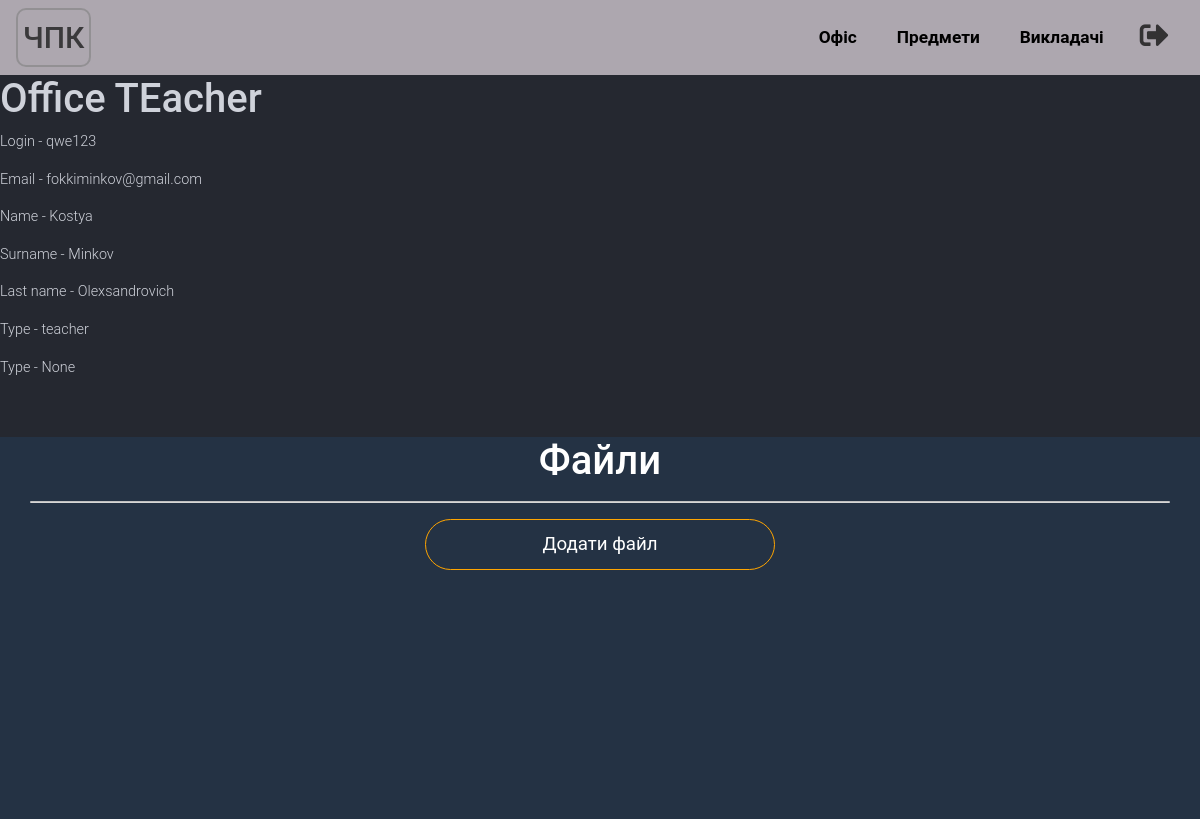
Page /office/ (signed in) on the committed database.
### authorization/models.py (models this page shows, shortened)
class Profile(models.Model):
    user = models.OneToOneField(User, on_delete=models.CASCADE)
    name = models.CharField(max_length=100, blank=True, verbose_name="Ім'я")
    surname = models.CharField(max_length=100, blank=True, verbose_name="Прізвище")
    last_name = models.CharField(max_length=100, blank=True, verbose_name="По батькові")
    TYPE_OF_ACCESS = (
        ("student", 'Студент'),
        ("teacher", 'Викладач'),
    )
    access_profile = models.CharField(max_length=10, blank=True, choices=TYPE_OF_ACCESS)
    birth_date = models.DateField(null=True, blank=True, verbose_name="Дата народження")

### office/views.py (the view)
# urls.py: path("", OfficeIndex.as_view(), name="office_index"),
class OfficeIndex(LoginRequiredMixin, View):
    login_url = '/auth/login/'
    redirect_field_name = ''
    def get(self, request):
        user = get_object_or_404(Profile, user=request.user)
        if user.access_profile == "student":
            return render(request, 'office/student/index.html', context=self.get_context_by_profile(user))
        elif user.access_profile == "teacher":
            return render(request, 'office/teacher/index.html', context=self.get_context_by_profile(user))
    def get_context_by_profile(self, user):
        if user.access_profile == "student":
            return {"user": user}
        elif user.access_profile == "teacher":
            teacher = Teacher.objects.get(profile__user=user.user)
            return {
                "user": user,
                "subjects": teacher.subjects,
                "files": teacher.files.all().order_by('subject__group__number', 'subject__name')
            }

### templates/office/teacher/index.html
{% extends 'office/teacher/base.html' %}
{% load static %}
{% block content %}
    <h1>Office TEacher</h1>
    <p>Login - {{ user.user.username }}</p>
    <p>Email - {{ user.user.email }}</p>
    <p>Name - {{ user.name }}</p>
    <p>Surname - {{ user.surname }}</p>
    <p>Last name - {{ user.last_name }}</p>
    <p>Type - {{ user.access_profile }}</p>
    <p>Type - {{ user.birth_date }}</p>
    <br>
    <br>
    <div class="block-files">
        {% include 'office/teacher/files.html' %}
    </div>
{% endblock content %}

### static/css/components/main.css (style rules this page uses)
body { margin: 0; font-family: "Roboto", "Helvetica Neue", Helvetica, Arial, sans-serif; font-size: 0.9rem; font-weight: 300; line-height: 1.5; color: #cfd2da; text-align: left; background-color: #252830; }

### static/css/office/teacher/main.css (style rules this page uses)
.block-files { background-color: #273549; background-image: linear-gradient(62deg, #243244 0%, #243244 100%); padding-bottom: 10px; border-radius: 0; }

### rows in the picture
Profile: user.username "qwe123", user.email "fokkiminkov@gmail.com", name "Kostya", surname "Minkov", last_name "Olexsandrovich", access_profile "teacher", birth_date "None"
